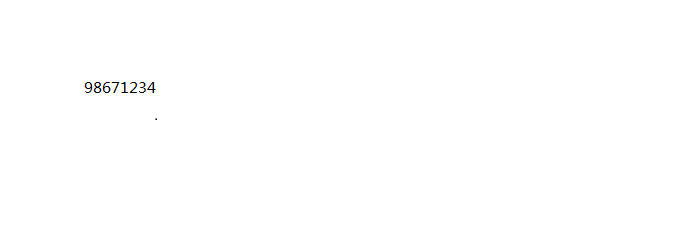
#> input picture OCR/1.bmp, 692 x 241 px, given in place of 1.png, which was not available
$ python opencv_test3.py   (older library calls are emulated)
#> lines starting #> are read from the running program, lines starting #| are printed output that depends on the picture; pictures that were not available may be replaced by others from this repository, and a replacement may not be noted
import numpy
import argparse
import cv2

image = cv2.imread('d:/1.png')
#> image is the input picture: shape (241, 692, 3); mean B, G, R 254.7, 254.7, 254.7
cv2.imshow("Original", image)

gray = cv2.cvtColor(image, cv2.COLOR_BGR2GRAY)
cv2.imshow("Gray", gray)

sobelx = cv2.Sobel(gray, cv2.CV_64F, 1, 0)
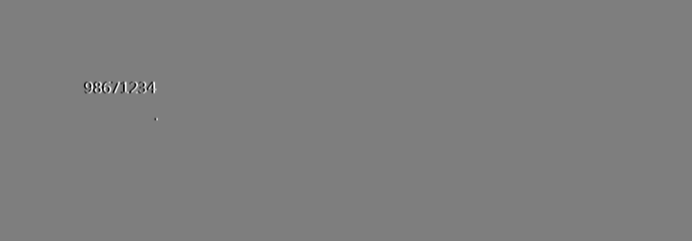
#> sobelx: shape (241, 692) float64; min -972, max 990, mean 0; drawn with min black and max white
sobely = cv2.Sobel(gray, cv2.CV_64F, 0, 1)

sobelx = numpy.uint8(numpy.absolute(sobelx))
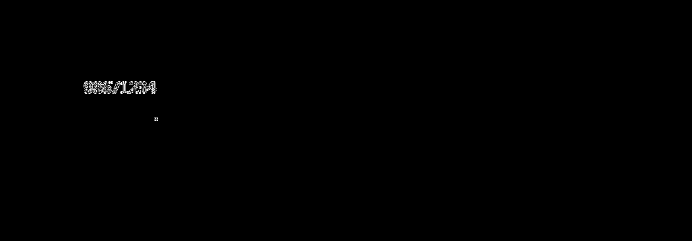
#> sobelx: shape (241, 692); min 0, max 255, mean 0.6
sobely = numpy.uint8(numpy.absolute(sobely))
sobelcombine = cv2.bitwise_or(sobelx,sobely)
#display two images in a figure
cv2.imshow("Edge detection by Sobel", numpy.hstack([gray,sobelx,sobely, sobelcombine]))
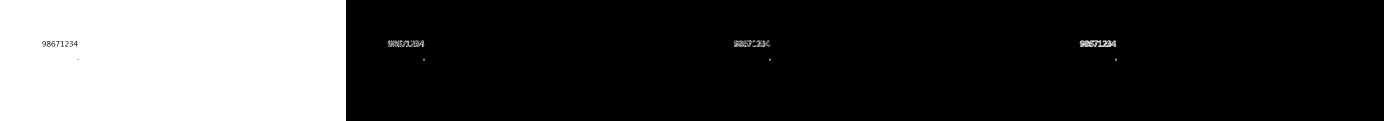
#> window 'Edge detection by Sobel': shape (241, 2768) (shown at 1/2 size); min 0, max 255, mean 64.2

cv2.imwrite("1_edge_by_sobel.jpg", numpy.hstack([gray,sobelx,sobely, sobelcombine]))


if(cv2.waitKey(0)==27):
#> (key Esc is pressed here)
  cv2.destroyAllWindows()
